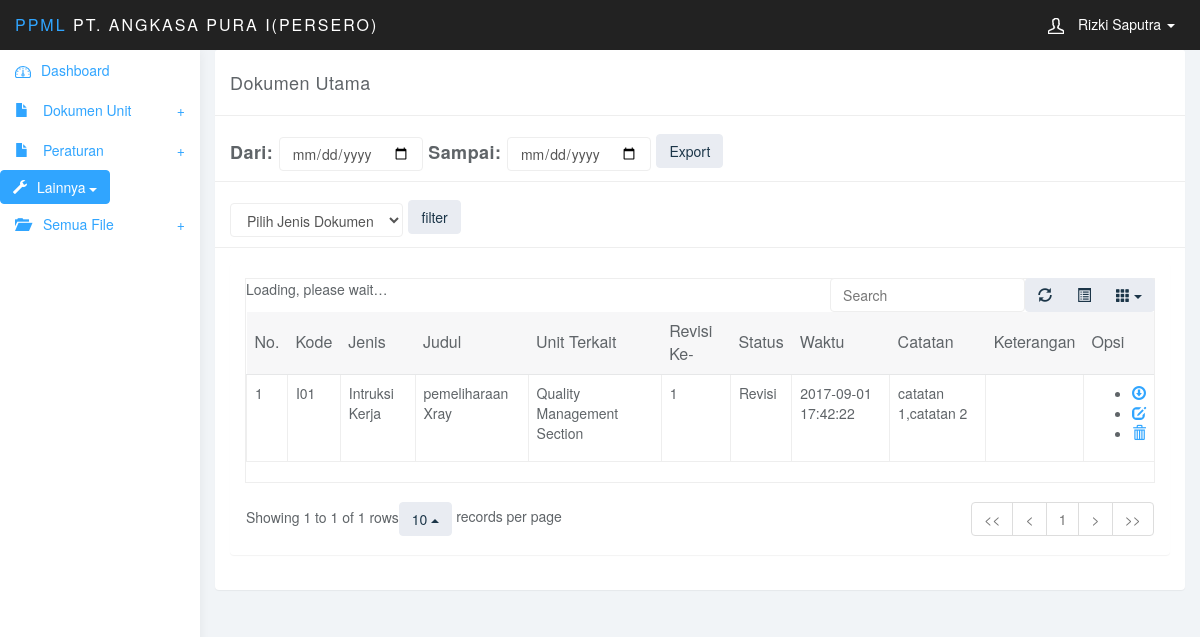
The app's page /admin/view_document.php (signed in), older data.
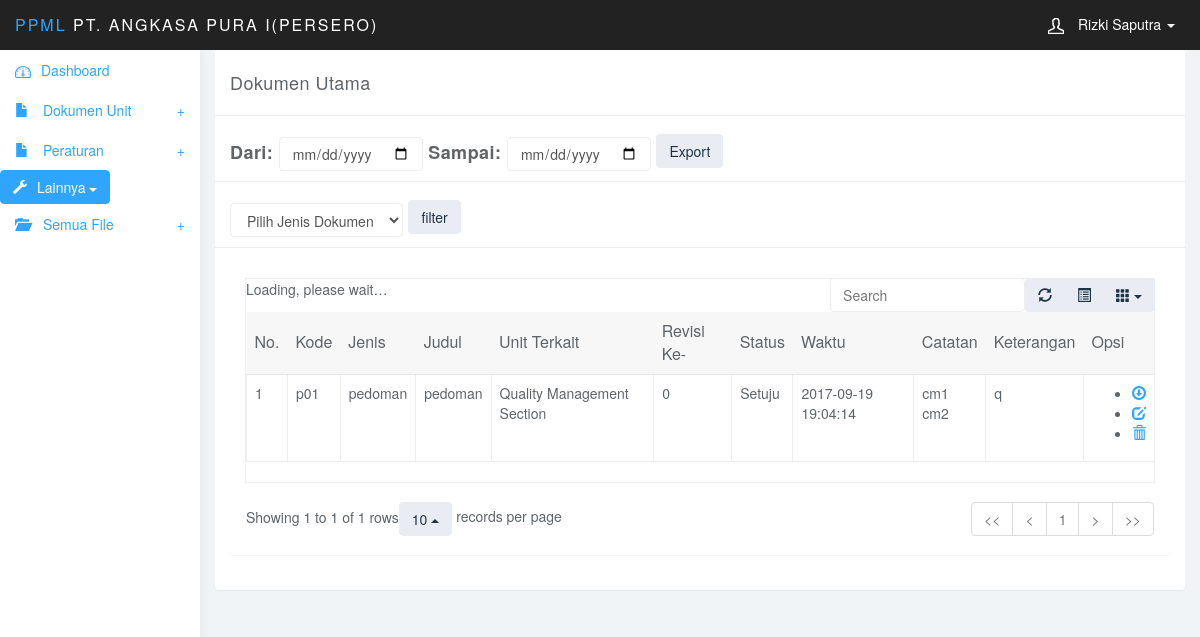
The same page, newer data.
### tables this page shows
CREATE TABLE `tb_dokumen_baru` (
  `id_dokumen` int(3) NOT NULL AUTO_INCREMENT,
  `kode` varchar(50) DEFAULT NULL,
  `nama_dokumen` varchar(50) DEFAULT NULL,
  `jenis_dokumen` int(10) DEFAULT NULL,
  `keterangan` varchar(255) DEFAULT NULL,
  `revisi` int(3) DEFAULT NULL,
  `file` varchar(255) DEFAULT NULL,
  `status` int(3) DEFAULT NULL,
  `catatan` varchar(255) DEFAULT NULL,
  `entry_date` datetime DEFAULT NULL,
  `id_admin` int(10) DEFAULT NULL,
  PRIMARY KEY (`id_dokumen`),
  KEY `id_admin` (`id_admin`),
  KEY `jenis_dokumen` (`jenis_dokumen`),
  KEY `id_keterangan` (`keterangan`),
  KEY `status` (`status`),
  KEY `revisi` (`revisi`),
  CONSTRAINT `tb_dokumen_baru_ibfk_5` FOREIGN KEY (`jenis_dokumen`) REFERENCES `tb_jenis_dokumen` (`id_jenis_dokumen`),
  CONSTRAINT `tb_dokumen_baru_ibfk_7` FOREIGN KEY (`status`) REFERENCES `status_dokumen` (`id_status_dokumen`),
  CONSTRAINT `tb_dokumen_baru_ibfk_8` FOREIGN KEY (`revisi`) REFERENCES `revisi` (`id_revisi`),
  CONSTRAINT `tb_dokumen_baru_ibfk_9` FOREIGN KEY (`id_admin`) REFERENCES `tb_admin` (`id_admin`)
);

CREATE TABLE `tb_jenis_dokumen` (
  `id_jenis_dokumen` int(10) NOT NULL AUTO_INCREMENT,
  `jenis_dokumen` varchar(50) NOT NULL,
  PRIMARY KEY (`id_jenis_dokumen`)
);

CREATE TABLE `unit` (
  `id_unit` int(3) NOT NULL AUTO_INCREMENT,
  `unit` varchar(100) DEFAULT NULL,
  PRIMARY KEY (`id_unit`)
);

CREATE TABLE `status_dokumen` (
  `id_status_dokumen` int(3) NOT NULL,
  `status_dokumen` varchar(50) DEFAULT NULL,
  PRIMARY KEY (`id_status_dokumen`)
);

### admin/view_document.php (the view, shortened to what this page needs)
<?php require_once('header.php') ?>
<?php require_once('sidebar.php') ?>
	<div class="col-sm-9 col-sm-offset-3 col-lg-10 col-lg-offset-2 main">
		<div class="row">
			<div class="col-md-12">
				<div class="panel panel-default">
					<div class="panel-heading">
					 	Dokumen Utama
					 </div>
					<div class="panel-heading">
						<form class="form-inline" action="export_document.php" method="post">
							<div class="form-group">
								<label class="control-label" >Dari: </label>
							</div>
							<div class="form-group">
								<input type="date" name="dari" class="form-control">
							</div>
							<div class="form-group">
								<label class="control-label" >Sampai: </label>
							</div>
							<div class="form-group">
								<input type="date" name="sampai" class="form-control">
							</div>
							<div class="form-group">
								<input type="submit" class="btn btn-default btn-md pull-right" name="export" value="Export">
							</div>
						</form>
					</div>
					<div class="panel-heading">
						<form class="form-inline" action="" method="post">
							<div class="form-group">
								<select class="form-control" id="jenis_dokumen" name="jenis_dokumen">
										<option value="">Pilih Jenis Dokumen</option>
									</select>
							</div>
							<div class="form-group">
								<input type="submit" class="btn btn-default btn-md pull-right" name="filter" value="filter">
							</div>
						</form>
					</div>
		<div class="panel-body">
		<div class="row">
			<div class="col-lg-12">
				<div class="panel panel-default">
					<div class="panel-body">
						<table data-toggle="table"  data-show-refresh="true" data-show-toggle="true" data-show-columns="true" data-search="true" data-select-item-name="toolbar1" data-pagination="true" data-sort-name="name" data-sort-order="desc">
						    <thead>
						    <tr>
						    	<th align="center">No.</th>
						    	<th data-field="kode">Kode</th>
						    	<th data-field="jenis_dokumen">Jenis</th>
						    	<th data-field="nama_dokumen">Judul</th>
						    	<th data-field="unit">Unit Terkait</th>
						    	<th data-field="revisi">Revisi Ke- </th>
						    	<th data-field="status_dokumen">Status</th>
						        <th data-field="entry_date">Waktu</th>
						        <th data-field="catatan">Catatan</th>
						        <th data-field="keterangan">Keterangan</th>
						        <th colspan="1">Opsi</th>
						    </tr>
						    </thead>
						    <tbody>
						    <?php
							if (!isset($_POST['jenis_dokumen']) || $_POST['jenis_dokumen'] == "")
								$filter = "";
							else
								$filter = "where tb_dokumen_baru.jenis_dokumen = ".$_POST['jenis_dokumen'];
						    $query = mysql_query("SELECT
							tb_dokumen_baru.id_dokumen,
							tb_dokumen_baru.kode,
							tb_dokumen_baru.nama_dokumen,
							tb_jenis_dokumen.jenis_dokumen,
							tb_dokumen_baru.keterangan,
							tb_dokumen_baru.catatan,
							tb_dokumen_baru.revisi,
							tb_dokumen_baru.`file`,
							tb_dokumen_baru.entry_date,
							status_dokumen.status_dokumen,
							unit.unit
							FROM
							tb_dokumen_baru
							Inner Join tb_admin ON tb_dokumen_baru.id_admin = tb_admin.id_admin
							Inner Join tb_jenis_dokumen ON tb_dokumen_baru.jenis_dokumen = tb_jenis_dokumen.id_jenis_dokumen
							Inner Join status_dokumen ON tb_dokumen_baru.`status` = status_dokumen.id_status_dokumen
							Inner Join unit ON unit.id_unit = tb_admin.unit
							".$filter."
							order by id_dokumen desc
							");
							$no=1;
						    while ($data = mysql_fetch_array($query)) {
					    	?>
					        <tr>
					        	<td align="center"><?php echo $no;?></td>
					        	<td><?php echo $data['kode']; ?></td>
					        	<td><?php echo $data['jenis_dokumen']; ?></td>
					           	<td><?php echo $data['nama_dokumen']; ?></td>
					           	<td><?php echo $data['unit']; ?></td>
					           	<td><?php echo $data['revisi']; ?></td>
					           	<td><?php echo $data['status_dokumen']; ?></td>
					           	<td><?php echo $data['entry_date']; ?></td>
					           	<td><?php echo $data['catatan']; ?></td>
					            <td><?php echo $data['keterangan']; ?></td>
					           	<td>
					           		<ul>
					           			<li>
					           				<?php
											echo "<a href='../uploads/".$data['file']."' class='glyphicon glyphicon-download'></a> ";
											?>
					           			</li>
					           			<li>
					           				<a href="edit_dokumen.php?id_dokumen=<?php echo $data['id_dokumen'];?>" class="glyphicon glyphicon-edit"></a>
					           			</li>
					           			<li>
					           				<a href="delete_document.php?id_dokumen=<?php echo $data['id_dokumen'];?>" onclick="return confirm('Yakin mau di hapus?');" class="glyphicon glyphicon-trash"></a>
					           			</li>
					           		</ul>
					    		</td>
					        </tr>
						    <?php
						    $no++;
						    }
						    ?>
					  		</tbody>
						</table>
					</div>
				</div>
			</div>
		</div>
	</div>
</body>
</html>

Row changes from the older to the newer data that the page shows:
removed tb_dokumen_baru: kode "I01", jenis_dokumen.jenis_dokumen "Intruksi Kerja", nama_dokumen "pemeliharaan Xray", unit.unit "Quality Management Section", revisi "1", status.status_dokumen "Revisi", entry_date "2017-09-01 17:42:22", catatan "catatan 1,catatan 2"
added tb_dokumen_baru: kode "p01", jenis_dokumen.jenis_dokumen "pedoman", nama_dokumen "pedoman", unit.unit "Quality Management Section", revisi "0", status.status_dokumen "Setuju", entry_date "2017-09-19 19:04:14", catatan "cm1 cm2", keterangan "q"
